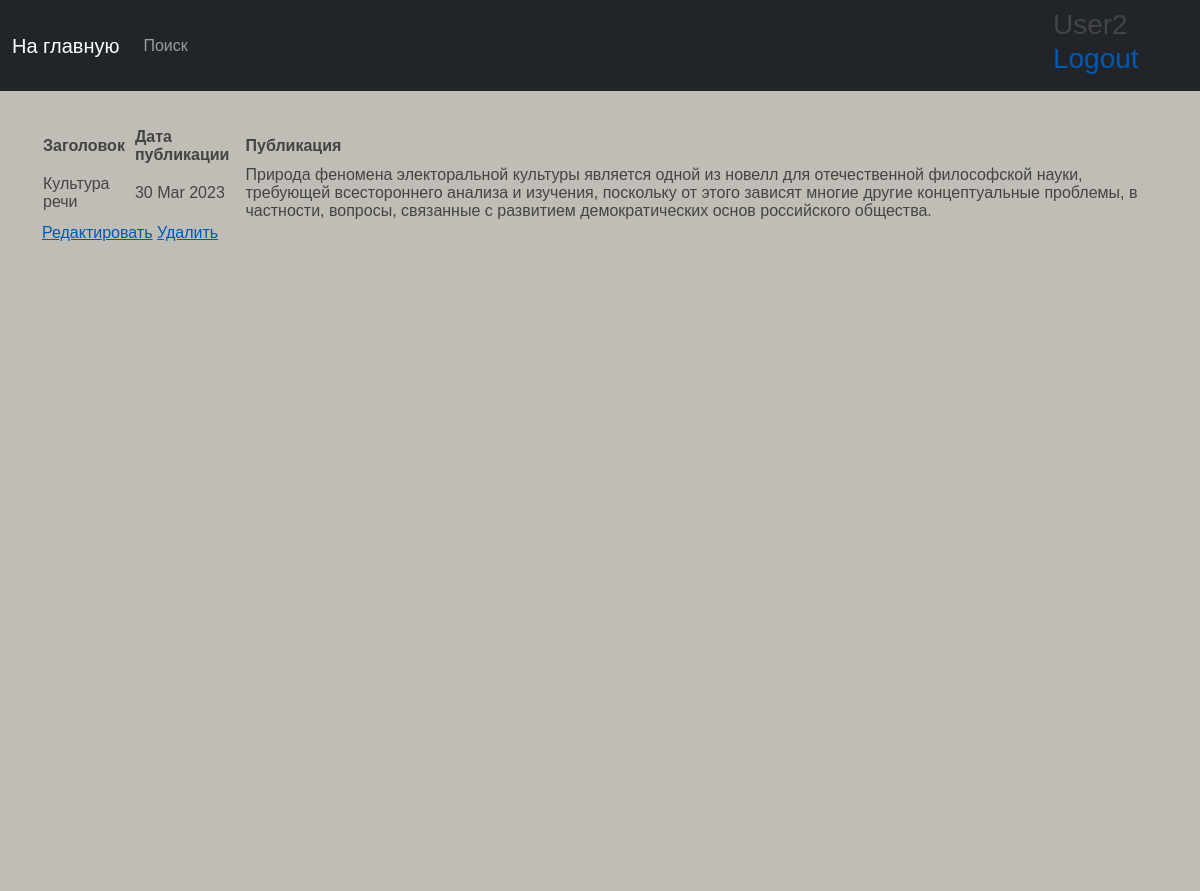
Screenshot of /news/1 (signed in) with the database file from the repository.
### news/models.py (models this page shows, shortened)
class Post(models.Model):
    author = models.ForeignKey(Author, on_delete=models.CASCADE)
    view = models.CharField(max_length=2, choices=OPTIONS_POST)
    time_in = models.DateTimeField(auto_now_add=True)
    category = models.ManyToManyField(Category, through='PostCategory')
    title = models.CharField(max_length=150)
    text = models.TextField()
    rating_post = models.IntegerField(default=0)

### news/views.py (the view)
# urls.py: path('<int:pk>', PostDetail.as_view(), name='post_detail'),
class PostDetail(DetailView):
    model = Post
    template_name = 'post.html'
    context_object_name = 'post'
    def get_context_data(self, **kwargs):
        context = super().get_context_data(**kwargs)
        return context

### news/templatetags/custom_filters.py (called while the page is built)
@register.filter()
def censor(word):
    if isinstance(word, str):
        for i in word.split():
            if i.capitalize() in cens_words:
                word = word.replace(i, i[0] + '*' * len(i))
    else:
        raise ValueError('custom_filters -> censor -> A string is expected, but a different data type has been entered')
    return word

### templates/post.html (shortened to what this page needs)
{% extends 'flatpages/default.html' %}
{% load custom_filters %}
{% block content %}
{% if post %}
        <table>
           <tr>
                <td><b>Заголовок</b></td>
                <td><b>Дата публикации</b></td>
                <td><b>Публикация</b></td>
            </tr>
            <tr>
                <td>{{ post.title|censor }}</td>
                <td>{{ post.time_in|date:'d M Y' }}</td>
                <td>{{ post.text|censor }}</td>
            </tr>
        </table>
                    <td>
            <a href="{% url 'news_edit' post.id %}"><u>Редактировать</u></a>
            <a href="{% url 'news_delete' post.id %}"><u> Удалить </u></a>
        </td>
    {% else %}
        <h2>Новостей нет!</h2>
    {% endif %}
{% endblock content %}

### templates/flatpages/default.html (shortened to what this page needs)
{% load static account socialaccount %}
<html lang="en">
    <head>
        <link href="{% static 'css/styles.css' %}" rel="stylesheet" />
    </head>
    <body>
     <nav class="navbar navbar-expand-lg navbar-dark bg-dark static-top">
           <div class="container">
               <a class="navbar-brand" href="{% url 'post_list' %}">На главную </a>
               <div class="collapse navbar-collapse" id="navbarResponsive">
                   <ul class="navbar-nav ml-auto">
                       <li class="nav-item active">
                           <a class="nav-link" href="{% url 'post_search' %}">Поиск</a>
                           </li>
                   </ul>
               </div>
           </div>
         {% if user.is_authenticated %}
         <h3>{{ user.username }} <a href="../accounts/logout">Logout</a></h3>
         {% else %}
         <h3><a href="{% provider_login_url "google" %}">Login</a></h3>
         {% endif %}
        </nav>
    <div class="general-container">
            <div class="container">
               <div class="row">
                   <div class="col-lg-12 col-lg-offset-2">
                       {% block content %}{% endblock content %}
                   </div>
               </div>
            </div>
    </div>
    </body>
</html>

### rows the page displays
Post: title|censor "Культура речи", time_in "30 Mar 2023", text|censor "Природа феномена электоральной культуры является одной из новелл для отечественной философской науки, требующей всестороннего анализа и изучения, поскольку от этого зависят многие другие концептуальные проблемы, в частности, вопросы, связанные с развитием демократических основ российского общества."

### other values shown
{{ user.username }} "User2"
